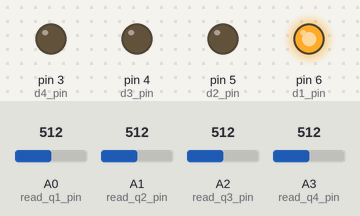
The sketch below on a simulated Arduino Uno, built with avr-gcc and run on an emulated ATmega328P. Parts: output pins drawn as LEDs (lit = HIGH). The inputs (shaded band) are chosen by the test bench; at power-on: A0 (read_q1_pin) = 512, A1 (read_q2_pin) = 512, A2 (read_q3_pin) = 512, A3 (read_q4_pin) = 512. Pins used as bus, display or sensor lines are not drawn; what the sketch prints to the serial monitor is not drawn.

Above: at 0.4 s.
At 2.0 s:
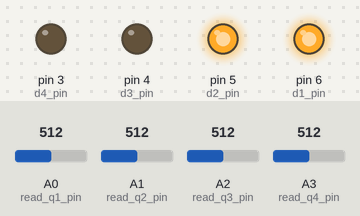
At 3.6 s:
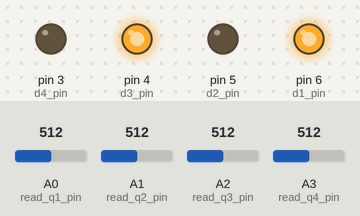
At 7.6 s:
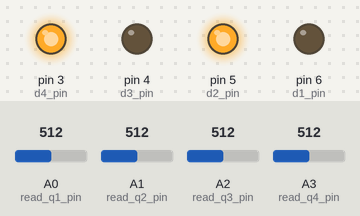
At 11.6 s:
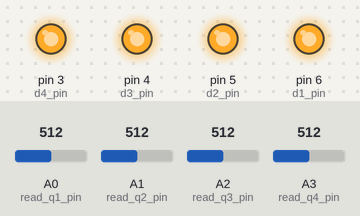
At 15.6 s:
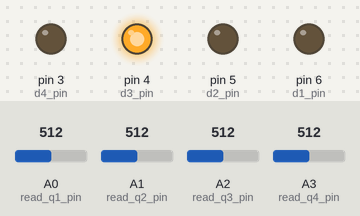
Timing chart, 0 to 16.6 s (numbered marks = the images above):
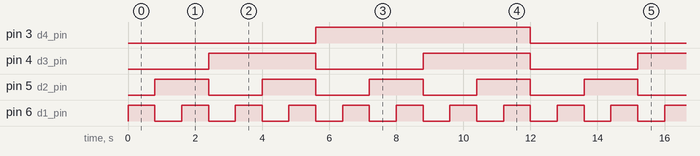

Measured:
- by itself, pin 3 (d4_pin): alternates HIGH for 6.4 s and LOW for 6.4 s
- by itself, pin 4 (d3_pin): alternates HIGH for 3.2 s and LOW for 3.2 s
- by itself, pin 5 (d2_pin): alternates HIGH for 1.6 s and LOW for 1.6 s
- by itself, pin 6 (d1_pin): alternates HIGH for 0.80 s and LOW for 0.80 s

The sketch:

QuadLatch.ino
```cpp
/*

  QuadLatch
  Use an Arduino to demonstrate a basic 74LS75 Quad Latch driver circuit

  For info and circuit diagrams see https://github.com/tardate/LittleArduinoProjects/tree/main/Electronics101/QuadLatch

 */

#include <FlexiTimer2.h>                // use timer for sampling to get even time base for data

const int latch_pin = 2;                // latch enable pin for D1-D4
const int d1_pin = 6;                   // D1 input pin
const int d2_pin = 5;                   // D2 input pin
const int d3_pin = 4;                   // D3 input pin
const int d4_pin = 3;                   // D4 input pin

const int read_q1_pin = A0;             // the pin we'll read Q1 from
const int read_q2_pin = A1;             // the pin we'll read Q2 from
const int read_q3_pin = A2;             // the pin we'll read Q3 from
const int read_q4_pin = A3;             // the pin we'll read Q4 from

void setup() {
  Serial.begin(115200);                 // initialize serial communications (to match that used by PlotNValues.pde)

  pinMode(latch_pin, OUTPUT);           // enable the output pins
  digitalWrite(latch_pin, LOW);         // start with enable LOW

  pinMode(d1_pin, OUTPUT);              // enable the output pins
  pinMode(d2_pin, OUTPUT);              // enable the output pins
  pinMode(d3_pin, OUTPUT);              // enable the output pins
  pinMode(d4_pin, OUTPUT);              // enable the output pins
  pinMode(read_q1_pin, INPUT);          // enable analog read
  pinMode(read_q2_pin, INPUT);          // enable analog read
  pinMode(read_q3_pin, INPUT);          // enable analog read
  pinMode(read_q4_pin, INPUT);          // enable analog read

  FlexiTimer2::set(50, sample);         // sample every 50ms
  FlexiTimer2::start();

}

byte data = 1;                          // data out accumulator

/*
 * each loop latches a new data value to D1-4
 */
void loop() {

  allPinsLow();
  if (data & B00001) digitalWrite(d1_pin, HIGH);
  if (data & B00010) digitalWrite(d2_pin, HIGH);
  if (data & B00100) digitalWrite(d3_pin, HIGH);
  if (data & B01000) digitalWrite(d4_pin, HIGH);

  digitalWrite(latch_pin, HIGH);
  digitalWrite(latch_pin, LOW);
  delay(800);

  // cycle to next data value. Our range is 1-16.
  data++;
  if (data>16) data = 1;

}

/*
 * set all the pins low
 */
void allPinsLow() {
  digitalWrite(d1_pin, LOW);
  digitalWrite(d2_pin, LOW);
  digitalWrite(d3_pin, LOW);
  digitalWrite(d4_pin, LOW);
}

// temp sampling storage
int q1_value = 0;
int q2_value = 0;
int q3_value = 0;
int q4_value = 0;
String result = "";

/*
 * asynchronously, read Q1-4 and send to serial port
 */
void sample() {
  // read the current value and send to the serial port
  q1_value = analogRead(read_q1_pin);
  q2_value = analogRead(read_q2_pin);
  q3_value = analogRead(read_q3_pin);
  q4_value = analogRead(read_q4_pin);
  Serial.println(result + q1_value + "," + q2_value + "," + q3_value + "," + q4_value);
}
```
